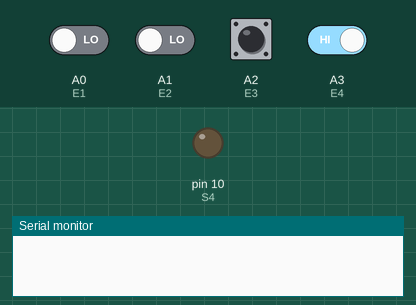
Recording of a sketch running on a simulated Arduino Uno, built with avr-gcc and run on an emulated ATmega328P. On the bench: output pins drawn as LEDs (lit = HIGH), the last lines printed to the serial monitor. Inputs (shaded band) come from the test bench; at power-on: A2 (E3), A3 (E4) HIGH, A0 (E1), A1 (E2) LOW. Pins used as bus, display or sensor lines are not drawn.

Above: at 1.2 s.
1.3 s: A3 (E4) driven LOW
At 2.3 s:
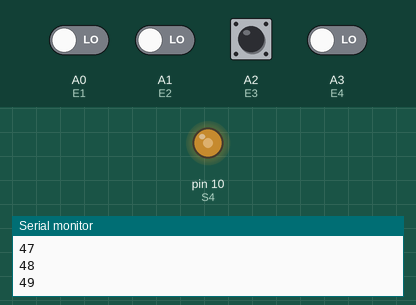
2.8 s: A0 (E1) driven HIGH
At 3.9 s:
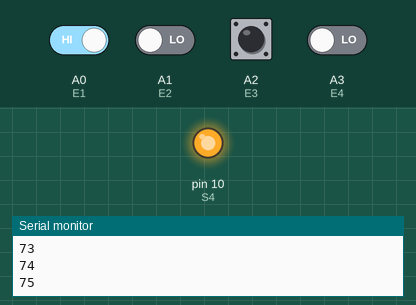
Timing chart, 0 to 5.8 s (numbered marks = the images above; inputs shaded):
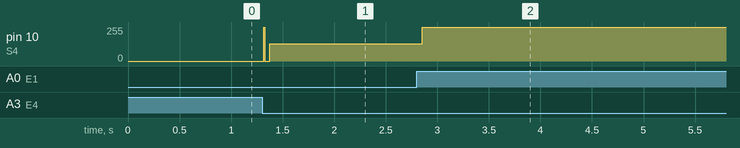

Measured:
- after the input at 1.3 s, pin 10 (S4): 0/255 → 129/255 at once
- after the input at 2.8 s, pin 10 (S4): 129/255 → 255/255 after 0.06 s instead of 3.9 s

The sketch:

Practica_8.ino
```cpp
const int E1 = A0, E2 = A1, E3 = A2, E4 = A3;
const int S1 = 13, S2 = 12, S3 = 11, S4 = 10;
const int R = 5;

int bS1 = 0, bS2 = 0, bS3 = 0, bS4 = 0;
int contador = 0, i=0;
void setup() {
  pinMode(S1, OUTPUT);
  pinMode(S2, OUTPUT);
  pinMode(S3, OUTPUT);
  pinMode(S4, OUTPUT);

  pinMode(E1, INPUT);
  pinMode(E2, INPUT);
  pinMode(E3, INPUT);
  pinMode(E4, INPUT);

  Serial.begin(9600);
}

void loop() {
  bS1 = digitalRead(E1);
  bS2 = digitalRead(E2);
  bS3 = digitalRead(E3);
  bS4 = digitalRead(E4);

// 1100 GIRO IZQ 720°   REVISAR LAS VUELTAS QUE REALIZA
  if (bS1 == HIGH && bS2 == HIGH && bS3 == LOW && bS4 == LOW) {
    if (i<=1048){
      digitalWrite(S1, LOW);
      digitalWrite(S2, HIGH);
      digitalWrite(S3, LOW);
      digitalWrite(S4, HIGH);
      delay(R);
      digitalWrite(S1, HIGH);
      digitalWrite(S2, LOW);
      digitalWrite(S3, LOW);
      digitalWrite(S4, HIGH);
      delay(R);
      digitalWrite(S1, HIGH);
      digitalWrite(S2, LOW);
      digitalWrite(S3, HIGH);
      digitalWrite(S4, LOW);
      delay(R);
      digitalWrite(S1, LOW);
      digitalWrite(S2, HIGH);
      digitalWrite(S3, HIGH);
      digitalWrite(S4, LOW);
      delay(R);
    }
    i++;
    Serial.println(i);
  }
// 0010 GIRO DER 180°
  else if (bS1 == LOW && bS2 == LOW && bS3 == HIGH && bS4 == LOW) {
    if (i<=262){
      digitalWrite(S1, LOW);
      digitalWrite(S2, LOW);
      digitalWrite(S3, HIGH);
      digitalWrite(S4, HIGH);
      delay(R);
      digitalWrite(S1, LOW);
      digitalWrite(S2, HIGH);
      digitalWrite(S3, HIGH);
      digitalWrite(S4, LOW);
      delay(R);
      digitalWrite(S1, HIGH);
      digitalWrite(S2, HIGH);
      digitalWrite(S3, LOW);
      digitalWrite(S4, LOW);
      delay(R);
      digitalWrite(S1, HIGH);
      digitalWrite(S2, LOW);
      digitalWrite(S3, LOW);
      digitalWrite(S4, HIGH);
      delay(R);
    }
    i++;
    Serial.println(i);
  }
// 0101 GIRO IZQ 270°
  else if (bS1 == LOW && bS2 == HIGH && bS3 == LOW && bS4 == HIGH) {
    if (i<=393){
      digitalWrite(S1, LOW);
      digitalWrite(S2, HIGH);
      digitalWrite(S3, LOW);
      digitalWrite(S4, HIGH);
      delay(R);
      digitalWrite(S1, HIGH);
      digitalWrite(S2, LOW);
      digitalWrite(S3, LOW);
      digitalWrite(S4, HIGH);
      delay(R);
      digitalWrite(S1, HIGH);
      digitalWrite(S2, LOW);
      digitalWrite(S3, HIGH);
      digitalWrite(S4, LOW);
      delay(R);
      digitalWrite(S1, LOW);
      digitalWrite(S2, HIGH);
      digitalWrite(S3, HIGH);
      digitalWrite(S4, LOW);
      delay(R);
    }
    i++;
    Serial.println(i);
  }
// 1111 GIRO DER 45°
  else if (bS1 == HIGH && bS2 == HIGH && bS3 == HIGH && bS4 == HIGH) {
    if (i<=65){
      digitalWrite(S1, LOW);
      digitalWrite(S2, LOW);
      digitalWrite(S3, HIGH);
      digitalWrite(S4, HIGH);
      delay(R);
      digitalWrite(S1, LOW);
      digitalWrite(S2, HIGH);
      digitalWrite(S3, HIGH);
      digitalWrite(S4, LOW);
      delay(R);
      digitalWrite(S1, HIGH);
      digitalWrite(S2, HIGH);
      digitalWrite(S3, LOW);
      digitalWrite(S4, LOW);
      delay(R);
      digitalWrite(S1, HIGH);
      digitalWrite(S2, LOW);
      digitalWrite(S3, LOW);
      digitalWrite(S4, HIGH);
      delay(R);
    }
    i++;
    Serial.println(i);
  }
// OFF
else {
    i=0;
  }
}
```
